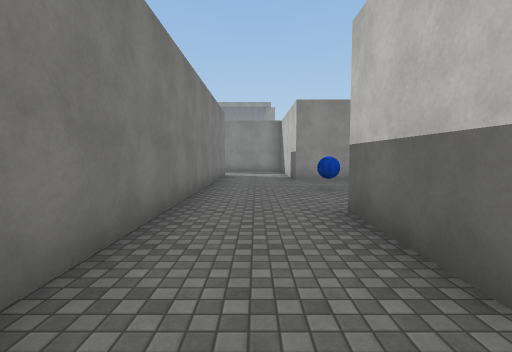
[1] (above)

12 first-person views from a walk through a Unity game level. The camera is 1.5 m above the floor, tilts 4° down and sees 85° across. The floor is counted in squares, 2 m on a side. Each view is taken from the middle of a square. On the plan, view 1 faces up. The plan holds only what a view shows up to about 10 squares ahead; the rest is blank. The place goes on beyond the plan. The player is left out. Some animated figures are not drawn. Surface patterns are stand-ins for the level's own textures.

[2]
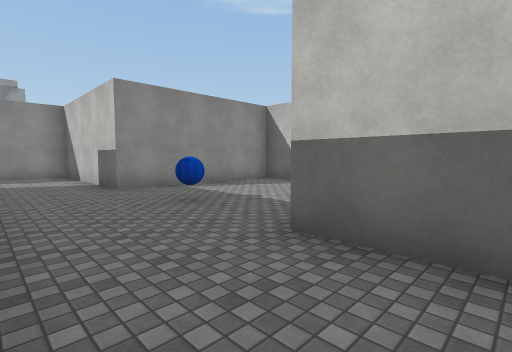

[3]
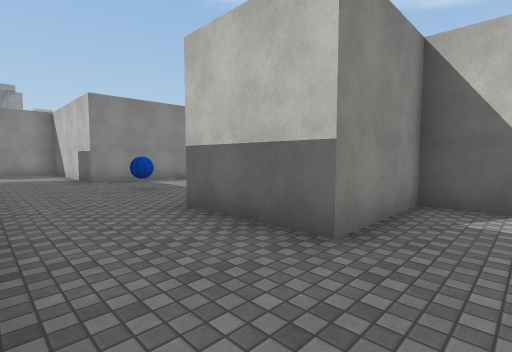

[4]
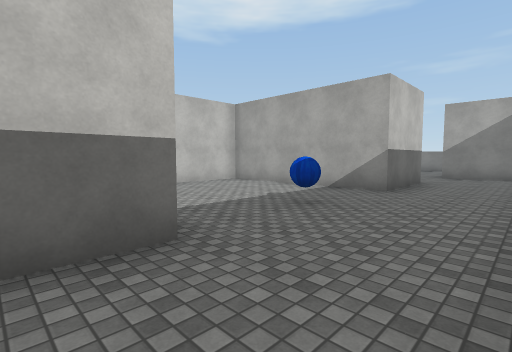

[5]
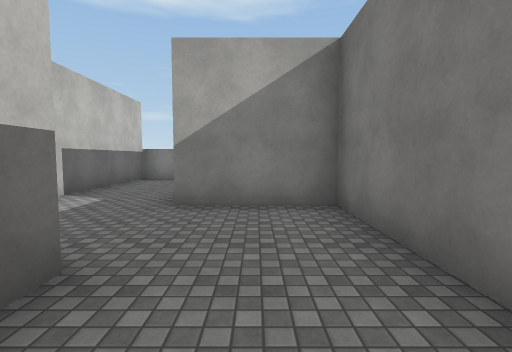

[6]
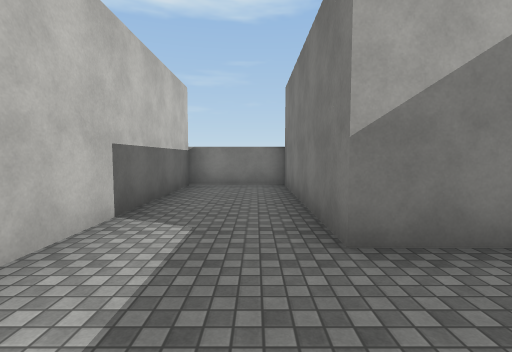

[7]
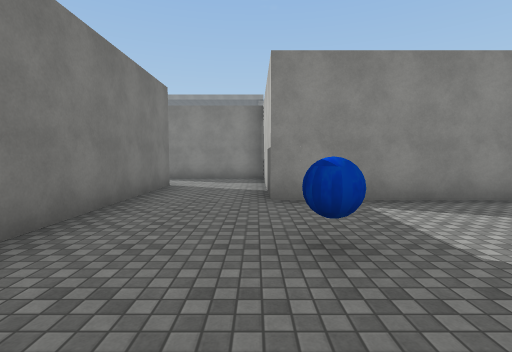

[8]
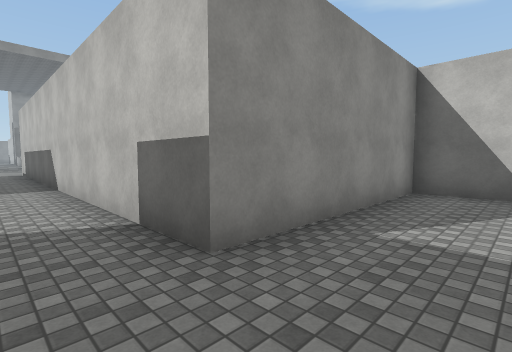

[9]
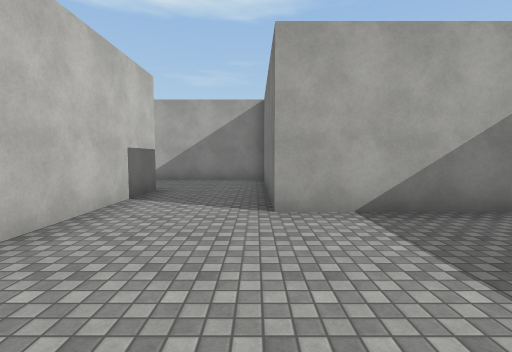

[10]
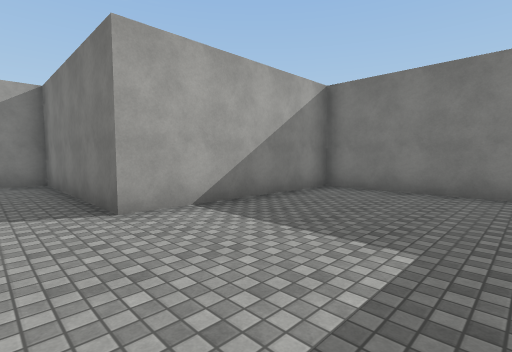

[11]
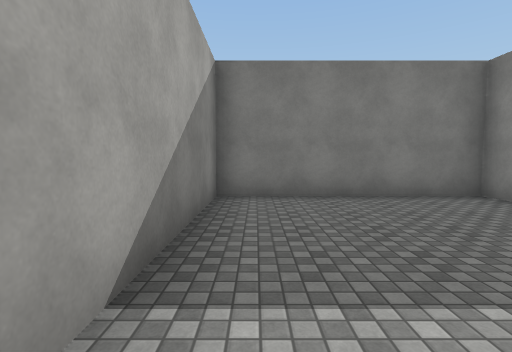

[12]
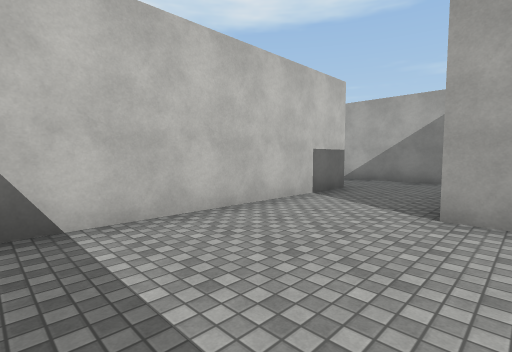

### Floor plan
Points are (right, up) in squares from view 1. A wall is a line through its corners. A room is listed if a view was taken in it or the views show most of it. See-through windows are left out.
Room 1 (views 1, 2, 3, 4, 5, 6, 7)
walls: (6.2, 7.6) (6.2, 8.7) (1.3, 8.7) (1.3, 13.7) (-1.6, 13.7); (-1.2, 11.2) (-1.2, -1.3) (1.2, -1.3) (1.2, -6.2) (3.7, -6.2) (3.7, 1.2) (1.3, 1.2) (1.3, 3.7) (6.2, 3.7) (6.2, 6)
ways out: opening at (-2.5, 12.5) to room 2
Room 2 (views 8, 9, 10, 11, 12)
walls: (-1.6, 13.7) (-3.8, 13.7) (-3.8, 20.5); (-11.3, 20.5) (-11.3, 16.3) (-6.3, 16.3) (-6.3, 11.2) (-2.4, 11.2)
ways out: opening at (-2.5, 12.5) to room 1

Where each view was taken, in squares from view 1:
view 1: 0 up, 0 right, facing up
view 2: 2 up, 1 left, facing up-right
view 3: 0 up, 1 left, facing up-right
view 4: 10 up, 1 left, facing down-right
view 5: 3 up, 0 right, facing down
view 6: 1 up, 2 right, facing down
view 7: 4 up, 1 right, facing up
view 8: 12 up, 5 left, facing up-right
view 9: 20 up, 6 left, facing down
view 10: 20 up, 5 left, facing down-left
view 11: 17 up, 6 left, facing left
view 12: 20 up, 7 left, facing down-right
